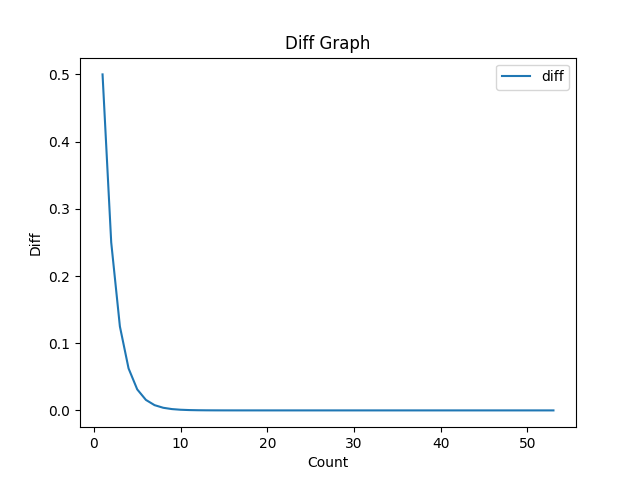

The Python source for this figure:
import numpy as np
from matplotlib import pyplot as plt

def main():
    a = float(input("Input a:"))
    b = float(input("Input b:"))
    x = []
    y = []
    count = 0
    fig = plt.figure()
    if f(a)*f(b) >= 0:
        print("a or b is invalid value.\n")
        return 1
    while a != b:
        c = (a+b)/2
        s = f(a)*f(c)
        if s < 0:
            b = c
        else:
            a = c 
        count += 1
        x += [count]
        y += [abs(a-b)]
        print("{0}:{1}".format(count,a-b))
    print("Number of trials:{}".format(c))
    print("Limiting value:{}".format(a))
    x = np.array(x)
    y = np.array(y)
    plt.plot(x, y, label='diff')
    plt.title('Diff Graph')
    plt.xlabel('Count')
    plt.ylabel('Diff')
    plt.legend()
    plt.show()
    fig.savefig("1.png")

def f(x):
    return x**2-x-1

if __name__ == "__main__":
    main()
